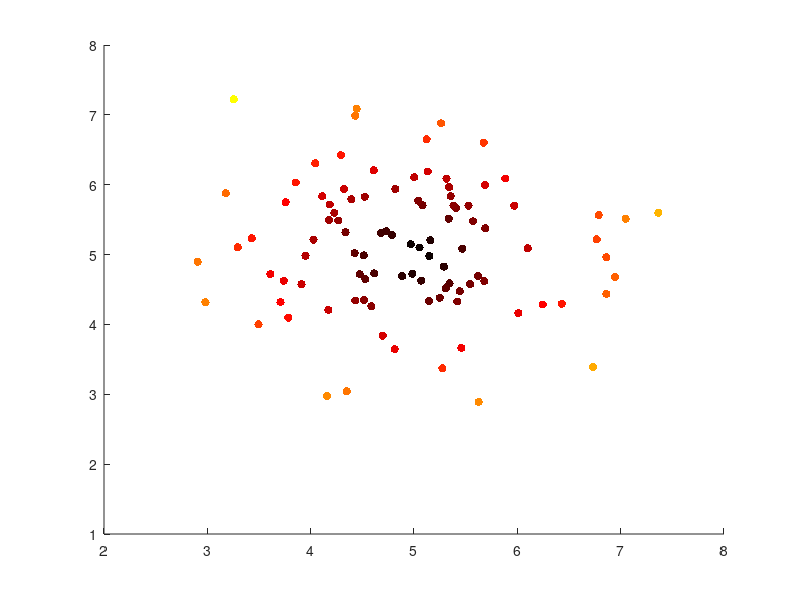

MATLAB code to generate this figure: (Note: this script raises an error after producing the figure.)
% dummy data 
N = 100;
Xc = 5; % center X coordinate
Yc = 5; % center Y coordinate
X = randn(N,1)+Xc;
Y = randn(N,1)+Yc;
dist = sqrt((X-Xc).^2 + (Y-Yc).^2);
[weight,ind]  = sort(dist,'ascend');
X = X(ind);
Y = Y(ind);
% light to dark blue colormap
n=256; % number of colors
cmap = [linspace(.9,0,n)', linspace(.9447,.447,n)', linspace(.9741,.741,n)']; % light to dark blue colormap
cmap_inverted = flip(cmap); % now dark to light blue
S = (weight-min(weight))/(max(weight)-min(weight))*(n-1)+1;  % map to n colors
% scatter(Xc,Yc,'r', 'filled');hold on
scatter(X,Y,[],S, 'filled');hold off
colormap('hot')
hcb=colorbar('ver'); % colorbar handle
hcb.FontSize = 12;
hcb.Title.String = "Range";
hcb.Title.FontSize = 15;